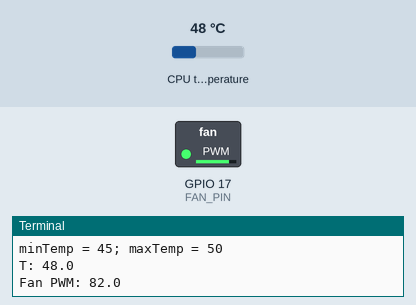
Bench run of a program on a simulated Raspberry Pi (BCM pin numbers). Parts: switched loads named in the program (green lamp = pin HIGH), the last lines printed to the terminal. Inputs (shaded band) come from the test bench; at power-on: CPU temperature 48 °C. System figures (address, load, memory, disk, uptime) are fixed made-up values.

Above: at 6.2 s.
6.3 s: CPU temperature set to 31 °C
At 9.2 s:
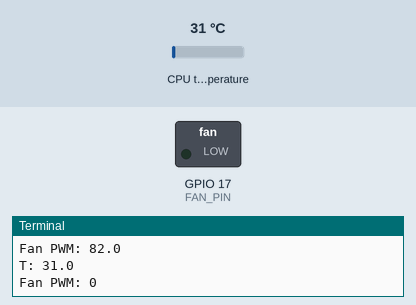
9.5 s: CPU temperature set to 43 °C
12.7 s: CPU temperature set to 46 °C
At 15.1 s:
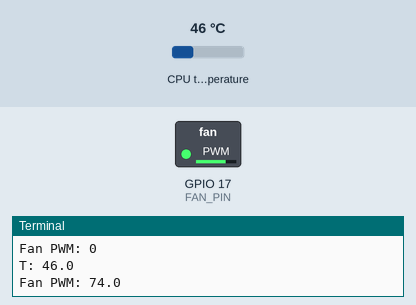
15.9 s: CPU temperature set to 44 °C
At 17.4 s:
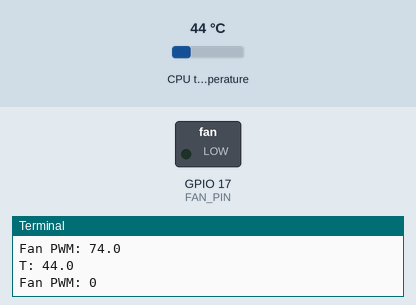
Timing chart, 0 to 18.9 s (numbered marks = the images above; inputs shaded):
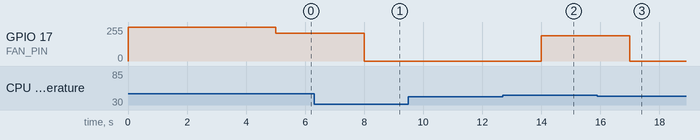

Measured:
- the behaviour switches between 44 and 45 °C on CPU temperature (found by bisection; images 1 and 2)
- after the input at 6.3 s, GPIO 17 (FAN_PIN): 209/255 → 0/255 after 1.7 s
- after the input at 9.5 s, every drawn part: stays the same
- after the input at 12.7 s, GPIO 17 (FAN_PIN): 0/255 → 189/255 after 1.3 s
- after the input at 15.9 s, GPIO 17 (FAN_PIN): 189/255 → 0/255 after 1.1 s

The program:

fan_ctrl.py
```python
#!/usr/bin/python
# -*- coding: utf-8 -*-
# PWM温控风扇程序
# by hyper99, 790516@qq.com

import RPi.GPIO as GPIO
import time
import sys
import psutil

# Configuration
FAN_PIN = 17            # GPIO17,可以自己修改为其它GPIO引脚。(#1)
WAIT_TIME = 3           # [s] Time to wait between each refresh 1s
PWM_FREQ = 25           # [Hz] Change this value if fan has strange behavior

# Configurable temperature and fan speed steps
T_MIN = 45 # start fan at FAN_MIN% PWM
T_MAX = 50 # fan 100% PWM
FAN_MIN = 70  # 70%
FAN_MAX = 90  # 90%
N  = 10
tempSteps = [T_MIN + i*(T_MAX -T_MIN)/N for i in range(N + 1)] #  温控上下界， 45~50
speedSteps = [FAN_MIN + i*(FAN_MAX - FAN_MIN)/N for i in range(N + 1)] # PWM占空比70%~100%

#fanSpeed = FAN_MIN + (cpuTemp - T_MIN)*(100 - FAN_MIN)/(T_MAX - T_MIN)  # [45,50]~[70,100]
a = FAN_MIN - T_MIN*(FAN_MAX - FAN_MIN)/(T_MAX - T_MIN)
b = (FAN_MAX - FAN_MIN)/(T_MAX - T_MIN)
#fanSpeed = a + b*cpuTemp

# var
hyst = 1
cpuTemp  =0
cpuTempOld=0
fanSpeed = 0
fanSpeedOld=0

# Setup GPIO pin
GPIO.setwarnings(False)
GPIO.setmode(GPIO.BCM)
GPIO.setup(FAN_PIN, GPIO.OUT, initial=GPIO.LOW)
fan=GPIO.PWM(FAN_PIN,PWM_FREQ)  # pwm方式工作
fan.start(0)

# test fan at beginning
fan.ChangeDutyCycle(100)
time.sleep(5)
fan.ChangeDutyCycle(0)

# show current temperature and range
cpuTemp = psutil.sensors_temperatures()['cpu-thermal'][0].current # 用psutil取温度
print("Current Temperature:{}".format(cpuTemp))
print("minTemp = {}; maxTemp = {}".format(T_MIN, T_MAX))


while (1):
    # Read CPU temperature
    #cpuTempFile=open("/sys/class/thermal/thermal_zone0/temp","r")
    #cpuTemp=float(cpuTempFile.read())/1000
    #cpuTempFile.close()
    cpuTemp = psutil.sensors_temperatures()['cpu-thermal'][0].current # 用psutil取温度
    #print(cpuTemp)
    # Calculate desired fan speed
    if(abs(cpuTemp-cpuTempOld) > hyst):
        cpuTempOld = cpuTemp
        # Below first value, fan will stop.
        if(cpuTemp < T_MIN):
           fanSpeed = 0 # stop fan

       # Above last value, fan will run at max speed
        elif(cpuTemp >= T_MAX):
           fanSpeed =  100

        # If temperature is between 2 steps, fan speed is calculated by linear interpolation
        else:
            #fanSpeed = FAN_MIN + (cpuTemp - T_MIN)*(FAN_MAX - FAN_MIN)/(T_MAX - T_MIN)  # [45,50]~[70,90]
            fanSpeed = a + b*cpuTemp
        if(fanSpeed != fanSpeedOld):
            print("T: {}".format(cpuTemp))
            print("Fan PWM: {}".format(fanSpeed))
            fan.ChangeDutyCycle(fanSpeed)
            fanSpeedOld = fanSpeed

    # Wait until next refresh
    time.sleep(WAIT_TIME)
```
